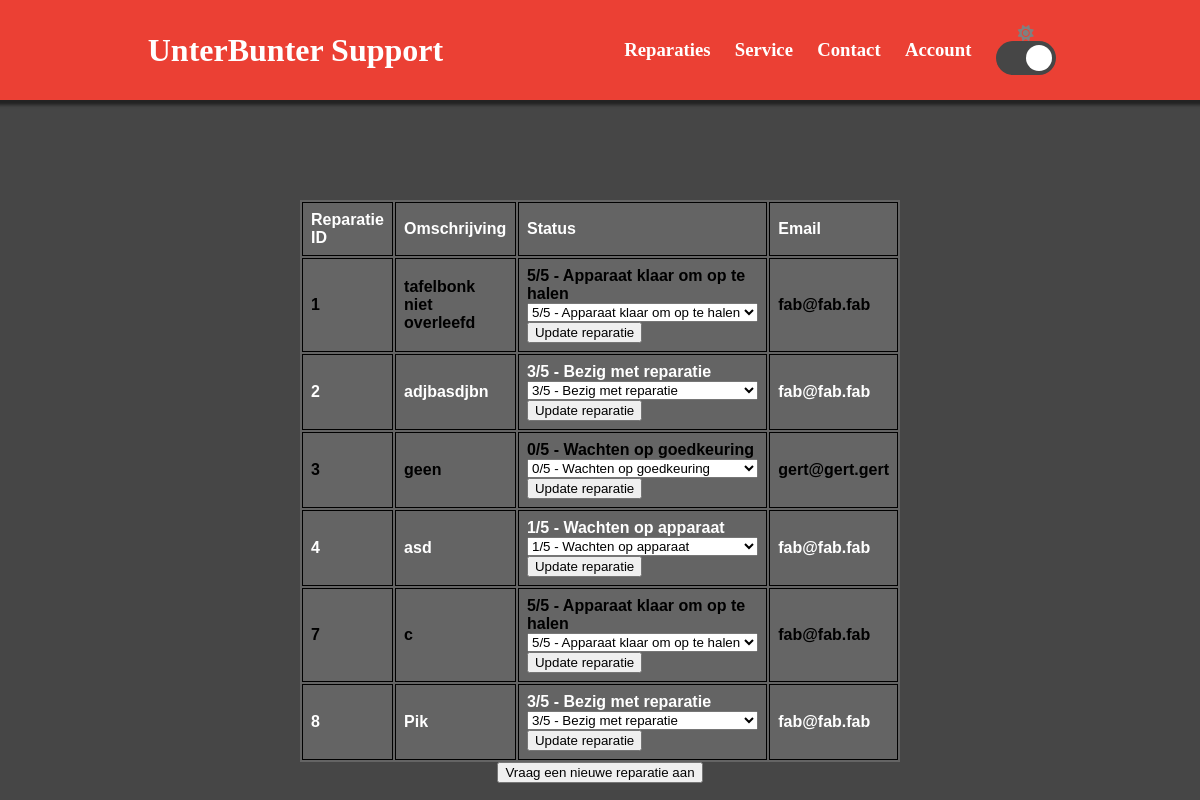
Page /reparaties.php (signed in) on the earlier database version.
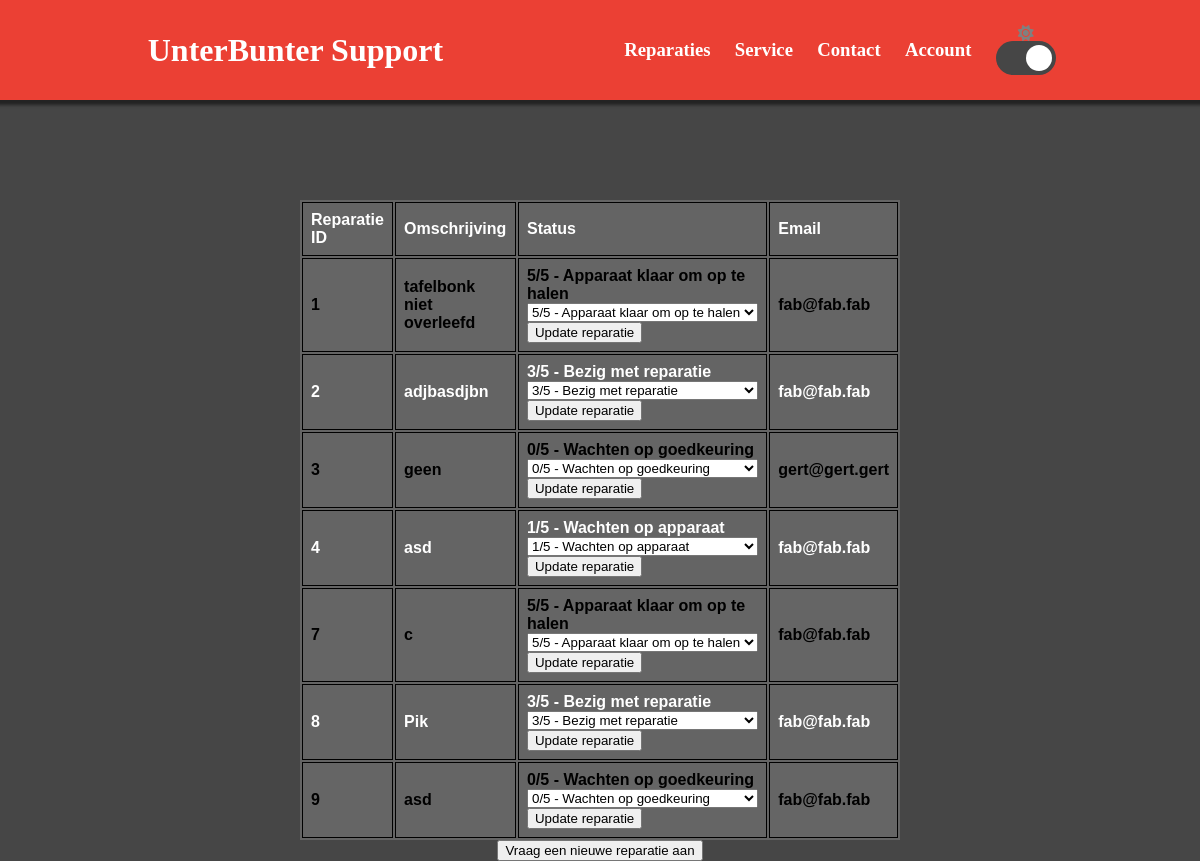
Same page on the later database version.
### tables this page shows
CREATE TABLE IF NOT EXISTS `reparaties` (
  `id` int(11) NOT NULL AUTO_INCREMENT,
  `voornaam` varchar(100) NOT NULL,
  `achternam` varchar(100) NOT NULL,
  `probleem` varchar(10000) NOT NULL,
  `status` int(11) DEFAULT NULL,
  `mail` varchar(1000) DEFAULT NULL,
  PRIMARY KEY (`id`)
);

### reparaties.php (the view, shortened to what this page needs)
<?php include('./includes/init.php') ?>
<!DOCTYPE html>
<html>
    <head>
        <link rel="stylesheet" href="css/reparaties.css">
        <link rel="stylesheet" href="css/index.css">
        <link rel="stylesheet" href="css/Jetbrains-mono.css">
    </head>
    <body id="main">
        <?php include('./includes/header.php') ?>
        <div class="repair">
            <table id="repairTable">
                <?php
                    $sql = "SELECT * FROM reparaties";
                    $row = mysqli_fetch_all(mysqli_query($conn, $sql));
                    $status = array(
                        "0/5 - Wachten op goedkeuring",
                        "1/5 - Wachten op apparaat",
                        "2/5 - Probleem identificeren",
                        "3/5 - Bezig met reparatie",
                        "4/5 - Alles op werking controleren",
                        "5/5 - Apparaat klaar om op te halen"
                    );
                    if(strcmp($_SESSION['type'], 1) == 0){
                        echo"<tr>".
                            "   <th>Reparatie ID </th>".
                            "   <th>Omschrijving</th>".
                            "   <th>Status</th>".
                            "   <th>Email</th>".
                            "</tr>";
                        foreach ($row as $rij) {
                            echo "<tr>\n".
                                    "  <th>{$rij[0]}</th>".
                                    "  <th>{$rij[3]}</th>".
                                    "  <th>".
                                    $status[$rij[4]]."<br>".
                                    "<form action=\"reparaties.php\" method=\"post\">".
                                    "      <select name='values'>";
                                    if($rij[4] == 0){echo "<option value ='0' selected>0/5 - Wachten op goedkeuring</option>";}else{echo "<option value ='0'>0/5 - Wachten op goedkeuring</option>";};
                                    if($rij[4] == 1){echo "<option value ='1' selected>1/5 - Wachten op apparaat</option>";}else{echo "<option value ='1'>1/5 - Wachten op apparaat</option>";};
                                    if($rij[4] == 3){echo "<option value ='3' selected>3/5 - Bezig met reparatie</option>";}else{echo "<option value ='3'>3/5 - Bezig met reparatie</option>";};
                                    if($rij[4] == 5){echo "<option value ='5' selected>5/5 - Apparaat klaar om op te halen</option>";}else{echo "<option value ='5'>5/5 - Apparaat klaar om op te halen</option>";};
                                    echo "       </select> <br>".
                                    "       <input type=\"submit\" name=\"repairUpdate[{$rij[0]}]\" value=\"Update reparatie\">".
                                    "</form>".
                                     "  </th>".
                                     "  <th>{$rij[5]}</th>";
                        }
                    }
                ?>
            </table>
                <button onclick="hide()">Vraag een nieuwe reparatie aan</button>
        </div>
    </body>
</html>

### includes/header.php (shortened to what this page needs)
<div class="header">
    <h1><a href="index.php">UnterBunter Support</a></h1>
    <div class="opties">
        <h3><a href="reparaties.php">Reparaties</a></h3>
        <h3><a href="service.php">Service</a></h3>
        <h3><a href="contact.php">Contact</a></h3>
        <h3><a href="login.php">Account</a></h3>
        <div class="switchdiv">
            <i id="sun" class="fa-solid fa-sun">
            <label class="switch">
                <span class="slider round"></i></span>
        </div>
    </div>
</div>

### css/reparaties.css (style rules this page uses)
.repair { font-family: arial, sans-serif; border-collapse: collapse; width: 50%; position: relative; display: block; margin-left: auto; margin-right: auto; top: 200px; border-radius: 20px; color: rgb(0, 0, 0); text-align: center; }
td, th { border: 1px solid #000000; text-align: left; padding: 8px; }
tr:nth-child(even) { background-color: #656565; color: black; }

### css/index.css (style rules this page uses)
html, body { font-family: 'Jetbrains Mono'; margin: 0; padding: 0; width: 100%; height: 100%; background-color: white; }
.switch { position: fixed; }
.header { position: fixed; display: flex; align-items: center; justify-content: space-between; top: 0px; width: 100%; height: 100px; background-color: #eb4034; box-shadow: 0px 0px 3px 5px rgba(0, 0, 0, 0.5); text-decoration: none; z-index: 999; }
.header h1 a { text-decoration: none; position: relative; left: 50%; align-items: center; text-align: center; color: rgb(255, 255, 255); }
.header .opties { position: absolute; text-align: center; display: flex; justify-content: space-between; align-items: center; right: 10%; width: 40%; height: 100%; color: rgb(255, 255, 255); }
.switchdiv { display: flex; width: 60px; height: 120px; align-items: center; justify-content: space-around; flex-direction: column; }
.switchdiv i { color: yellow; }
.switch { position: relative; display: inline-block; width: 60px; height: 34px; }
.slider { position: absolute; cursor: pointer; top: 0; left: 0; right: 0; bottom: 0; background-color: #ccc; -webkit-transition: .4s; transition: .4s; }
.slider:before { position: absolute; content: ""; height: 26px; width: 26px; left: 4px; bottom: 4px; background-color: white; -webkit-transition: .4s; transition: .4s; }
input:checked + .slider { background-color: rgb(70, 70, 70); }
input:checked + .slider:before { -webkit-transform: translateX(26px); -ms-transform: translateX(26px); transform: translateX(26px); }
.slider.round { border-radius: 34px; }
.slider.round:before { border-radius: 50%; }
.header .opties h3 a { text-decoration: none; color: white; }

Differences in the rows shown:
added reparaties: id "9", probleem "asd", status "0/5 - Wachten op goedkeuring", values "0/5 - Wachten op goedkeuring", mail "fab@fab.fab"
